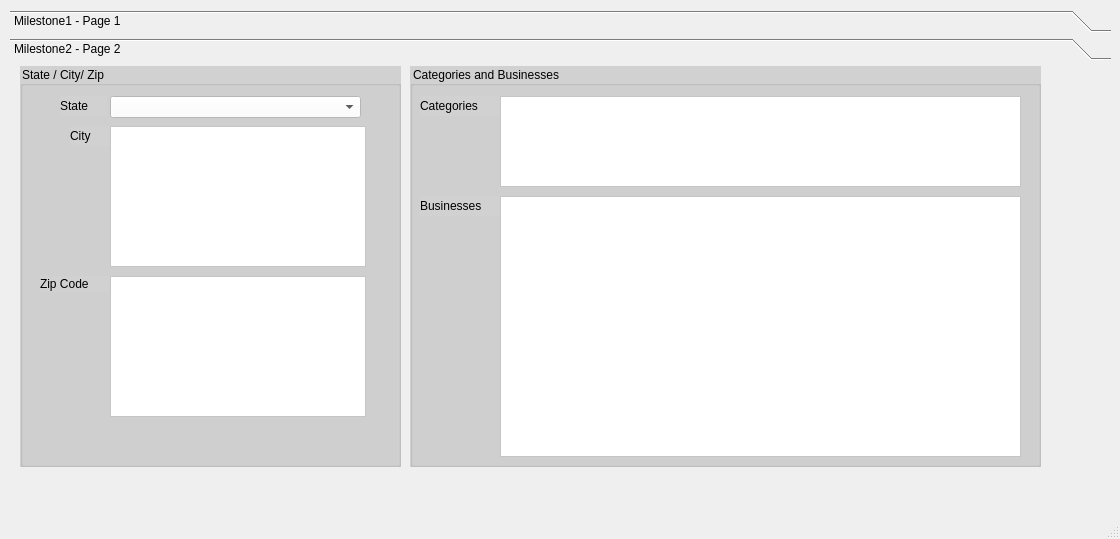
<?xml version="1.0" encoding="UTF-8"?>
<ui version="4.0">
 <class>MainWindow</class>
 <widget class="QMainWindow" name="MainWindow">
  <property name="geometry">
   <rect>
    <x>0</x>
    <y>0</y>
    <width>1120</width>
    <height>539</height>
   </rect>
  </property>
  <property name="windowTitle">
   <string>MainWindow</string>
  </property>
  <widget class="QWidget" name="centralwidget">
   <widget class="QToolBox" name="toolBox">
    <property name="geometry">
     <rect>
      <x>10</x>
      <y>10</y>
      <width>1101</width>
      <height>481</height>
     </rect>
    </property>
    <property name="styleSheet">
     <string notr="true">font: 12pt &quot;Lucida Sans&quot;;
border-color: rgb(0, 0, 0);</string>
    </property>
    <property name="currentIndex">
     <number>1</number>
    </property>
    <widget class="QWidget" name="page">
     <property name="geometry">
      <rect>
       <x>0</x>
       <y>0</y>
       <width>1101</width>
       <height>417</height>
      </rect>
     </property>
     <attribute name="label">
      <string>Milestone1 - Page 1</string>
     </attribute>
     <widget class="QGroupBox" name="groupBox">
      <property name="geometry">
       <rect>
        <x>9</x>
        <y>-1</y>
        <width>381</width>
        <height>401</height>
       </rect>
      </property>
      <property name="styleSheet">
       <string notr="true">font: 11pt &quot;Lucida Sans&quot;;
background-color: rgb(209, 209, 209);</string>
      </property>
      <property name="title">
       <string>State / City</string>
      </property>
      <widget class="QComboBox" name="stateList">
       <property name="geometry">
        <rect>
         <x>90</x>
         <y>30</y>
         <width>251</width>
         <height>22</height>
        </rect>
       </property>
       <property name="styleSheet">
        <string notr="true">background-color: rgb(255, 255, 255);
font: 10pt &quot;Lucida Sans&quot;;</string>
       </property>
      </widget>
      <widget class="QLabel" name="label">
       <property name="geometry">
        <rect>
         <x>40</x>
         <y>30</y>
         <width>47</width>
         <height>13</height>
        </rect>
       </property>
       <property name="text">
        <string>State</string>
       </property>
      </widget>
      <widget class="QLabel" name="label_2">
       <property name="geometry">
        <rect>
         <x>40</x>
         <y>60</y>
         <width>47</width>
         <height>13</height>
        </rect>
       </property>
       <property name="text">
        <string>City</string>
       </property>
      </widget>
      <widget class="QListWidget" name="cityList">
       <property name="geometry">
        <rect>
         <x>90</x>
         <y>60</y>
         <width>256</width>
         <height>311</height>
        </rect>
       </property>
       <property name="styleSheet">
        <string notr="true">background-color: rgb(255, 255, 255);
font: 10pt &quot;Lucida Sans&quot;;</string>
       </property>
      </widget>
     </widget>
     <widget class="QGroupBox" name="businessGroup">
      <property name="geometry">
       <rect>
        <x>410</x>
        <y>0</y>
        <width>631</width>
        <height>401</height>
       </rect>
      </property>
      <property name="styleSheet">
       <string notr="true">font: 11pt &quot;Lucida Sans&quot;;
background-color: rgb(209, 209, 209);</string>
      </property>
      <property name="title">
       <string>Businesses</string>
      </property>
      <widget class="QTableWidget" name="businessTable">
       <property name="geometry">
        <rect>
         <x>20</x>
         <y>30</y>
         <width>591</width>
         <height>351</height>
        </rect>
       </property>
       <property name="styleSheet">
        <string notr="true">background-color: rgb(255, 255, 255);
font: 10pt &quot;Lucida Sans&quot;;</string>
       </property>
       <attribute name="horizontalHeaderStretchLastSection">
        <bool>true</bool>
       </attribute>
       <attribute name="verticalHeaderVisible">
        <bool>false</bool>
       </attribute>
      </widget>
     </widget>
    </widget>
    <widget class="QWidget" name="page_2">
     <property name="geometry">
      <rect>
       <x>0</x>
       <y>0</y>
       <width>1101</width>
       <height>417</height>
      </rect>
     </property>
     <attribute name="label">
      <string>Milestone2 - Page 2</string>
     </attribute>
     <widget class="QGroupBox" name="groupBox_2">
      <property name="geometry">
       <rect>
        <x>10</x>
        <y>0</y>
        <width>381</width>
        <height>401</height>
       </rect>
      </property>
      <property name="styleSheet">
       <string notr="true">font: 11pt &quot;Lucida Sans&quot;;
background-color: rgb(209, 209, 209);</string>
      </property>
      <property name="title">
       <string>State / City/ Zip</string>
      </property>
      <widget class="QComboBox" name="stateList_2">
       <property name="geometry">
        <rect>
         <x>90</x>
         <y>30</y>
         <width>251</width>
         <height>22</height>
        </rect>
       </property>
       <property name="styleSheet">
        <string notr="true">background-color: rgb(255, 255, 255);
font: 10pt &quot;Lucida Sans&quot;;</string>
       </property>
      </widget>
      <widget class="QLabel" name="label_3">
       <property name="geometry">
        <rect>
         <x>40</x>
         <y>30</y>
         <width>47</width>
         <height>20</height>
        </rect>
       </property>
       <property name="text">
        <string>State</string>
       </property>
      </widget>
      <widget class="QLabel" name="label_4">
       <property name="geometry">
        <rect>
         <x>50</x>
         <y>60</y>
         <width>40</width>
         <height>20</height>
        </rect>
       </property>
       <property name="text">
        <string>City</string>
       </property>
      </widget>
      <widget class="QListWidget" name="cityList_2">
       <property name="geometry">
        <rect>
         <x>90</x>
         <y>60</y>
         <width>256</width>
         <height>141</height>
        </rect>
       </property>
       <property name="styleSheet">
        <string notr="true">background-color: rgb(255, 255, 255);
font: 10pt &quot;Lucida Sans&quot;;</string>
       </property>
      </widget>
      <widget class="QListWidget" name="zipList">
       <property name="geometry">
        <rect>
         <x>90</x>
         <y>210</y>
         <width>256</width>
         <height>141</height>
        </rect>
       </property>
       <property name="styleSheet">
        <string notr="true">background-color: rgb(255, 255, 255);
font: 10pt &quot;Lucida Sans&quot;;</string>
       </property>
      </widget>
      <widget class="QLabel" name="label_5">
       <property name="geometry">
        <rect>
         <x>20</x>
         <y>210</y>
         <width>70</width>
         <height>16</height>
        </rect>
       </property>
       <property name="text">
        <string>Zip Code</string>
       </property>
      </widget>
     </widget>
     <widget class="QGroupBox" name="businessGroup_2">
      <property name="geometry">
       <rect>
        <x>400</x>
        <y>0</y>
        <width>631</width>
        <height>401</height>
       </rect>
      </property>
      <property name="styleSheet">
       <string notr="true">font: 11pt &quot;Lucida Sans&quot;;
background-color: rgb(209, 209, 209);</string>
      </property>
      <property name="title">
       <string>Categories and Businesses</string>
      </property>
      <widget class="QTableWidget" name="businessTable_2">
       <property name="geometry">
        <rect>
         <x>90</x>
         <y>130</y>
         <width>521</width>
         <height>261</height>
        </rect>
       </property>
       <property name="styleSheet">
        <string notr="true">background-color: rgb(255, 255, 255);
font: 10pt &quot;Lucida Sans&quot;;</string>
       </property>
       <attribute name="horizontalHeaderStretchLastSection">
        <bool>true</bool>
       </attribute>
       <attribute name="verticalHeaderVisible">
        <bool>false</bool>
       </attribute>
      </widget>
      <widget class="QLabel" name="label_6">
       <property name="geometry">
        <rect>
         <x>10</x>
         <y>30</y>
         <width>80</width>
         <height>20</height>
        </rect>
       </property>
       <property name="text">
        <string>Categories</string>
       </property>
      </widget>
      <widget class="QLabel" name="label_7">
       <property name="geometry">
        <rect>
         <x>10</x>
         <y>130</y>
         <width>80</width>
         <height>20</height>
        </rect>
       </property>
       <property name="text">
        <string>Businesses</string>
       </property>
      </widget>
      <widget class="QListWidget" name="categoryList">
       <property name="geometry">
        <rect>
         <x>90</x>
         <y>30</y>
         <width>521</width>
         <height>91</height>
        </rect>
       </property>
       <property name="styleSheet">
        <string notr="true">background-color: rgb(255, 255, 255);
font: 10pt &quot;Lucida Sans&quot;;</string>
       </property>
      </widget>
     </widget>
    </widget>
   </widget>
  </widget>
  <widget class="QMenuBar" name="menubar">
   <property name="geometry">
    <rect>
     <x>0</x>
     <y>0</y>
     <width>1120</width>
     <height>21</height>
    </rect>
   </property>
  </widget>
  <widget class="QStatusBar" name="statusbar"/>
 </widget>
 <resources/>
 <connections/>
</ui>
